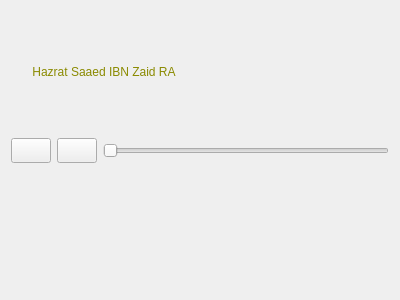
<?xml version="1.0" encoding="UTF-8"?>
<ui version="4.0">
 <class>NewS</class>
 <widget class="QWidget" name="NewS">
  <property name="geometry">
   <rect>
    <x>0</x>
    <y>0</y>
    <width>400</width>
    <height>300</height>
   </rect>
  </property>
  <property name="windowTitle">
   <string>Form</string>
  </property>
  <property name="styleSheet">
   <string notr="true">background-image: url(:/res/saeed.jpg);</string>
  </property>
  <layout class="QGridLayout" name="gridLayout">
   <item row="0" column="0" colspan="3">
    <layout class="QHBoxLayout" name="horizontalLayout">
     <item>
      <widget class="QLabel" name="label">
       <property name="styleSheet">
        <string notr="true">color: rgb(138, 138, 0);
font: 700 12pt &quot;Segoe Print&quot;;</string>
       </property>
       <property name="text">
        <string>Hazrat Saaed IBN Zaid RA</string>
       </property>
       <property name="alignment">
        <set>Qt::AlignCenter</set>
       </property>
      </widget>
     </item>
     <item>
      <widget class="QLabel" name="label_2">
       <property name="styleSheet">
        <string notr="true">font: 600 italic 22pt &quot;Segoe UI&quot;;
color: rgb(255, 255, 255);
</string>
       </property>
       <property name="text">
        <string/>
       </property>
       <property name="alignment">
        <set>Qt::AlignCenter</set>
       </property>
      </widget>
     </item>
    </layout>
   </item>
   <item row="1" column="0">
    <widget class="QPushButton" name="pushButton">
     <property name="minimumSize">
      <size>
       <width>30</width>
       <height>25</height>
      </size>
     </property>
     <property name="text">
      <string/>
     </property>
    </widget>
   </item>
   <item row="1" column="1">
    <widget class="QPushButton" name="pushButton_2">
     <property name="minimumSize">
      <size>
       <width>30</width>
       <height>25</height>
      </size>
     </property>
     <property name="text">
      <string/>
     </property>
    </widget>
   </item>
   <item row="1" column="2">
    <widget class="QSlider" name="horizontalSlider">
     <property name="orientation">
      <enum>Qt::Horizontal</enum>
     </property>
    </widget>
   </item>
   <item row="2" column="0" colspan="3">
    <widget class="QLabel" name="label_4">
     <property name="styleSheet">
      <string notr="true">font: 600 italic 22pt &quot;Segoe UI&quot;;
color: rgb(255, 255, 255);
background-image: url(:/res/saed.jpeg);
</string>
     </property>
     <property name="text">
      <string/>
     </property>
     <property name="alignment">
      <set>Qt::AlignCenter</set>
     </property>
     <property name="wordWrap">
      <bool>true</bool>
     </property>
    </widget>
   </item>
  </layout>
 </widget>
 <resources/>
 <connections/>
</ui>
